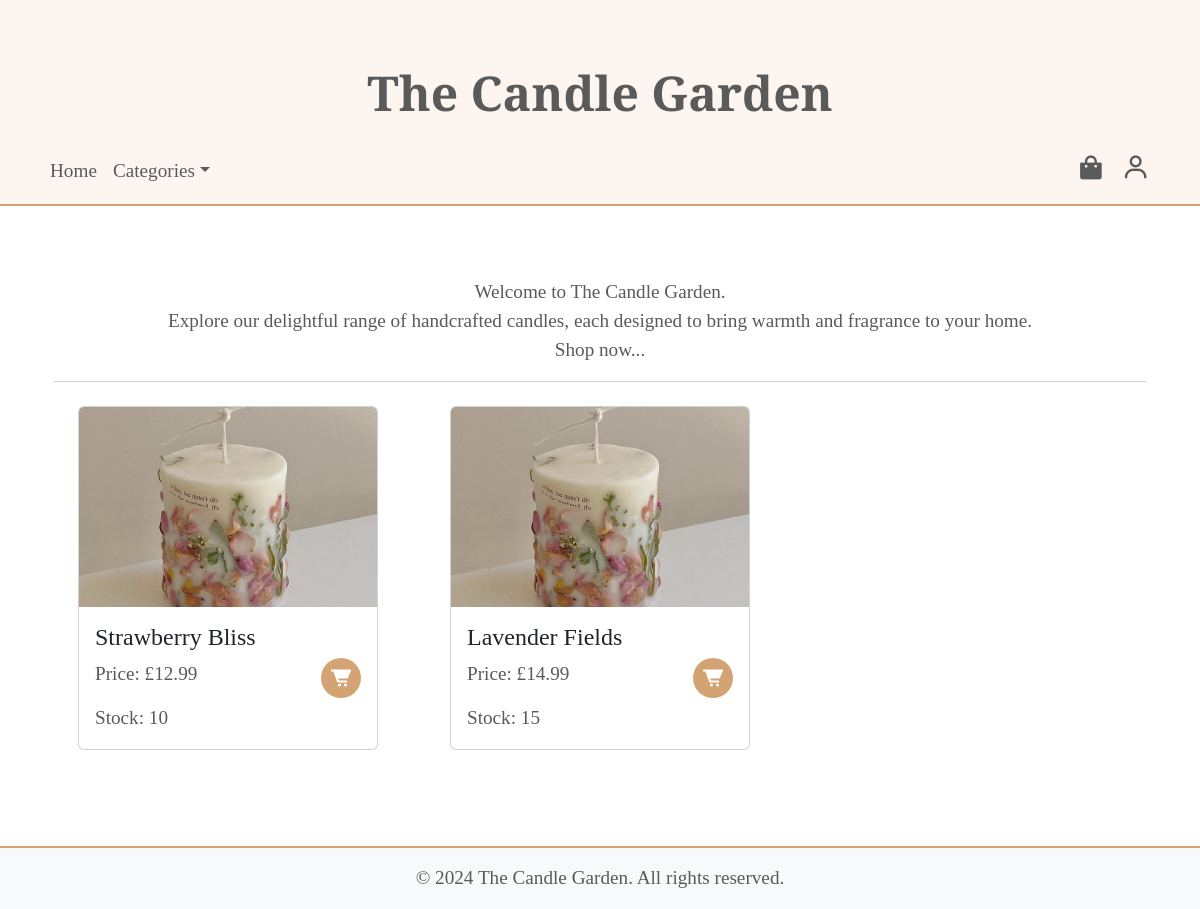
Before: / with the older database file.
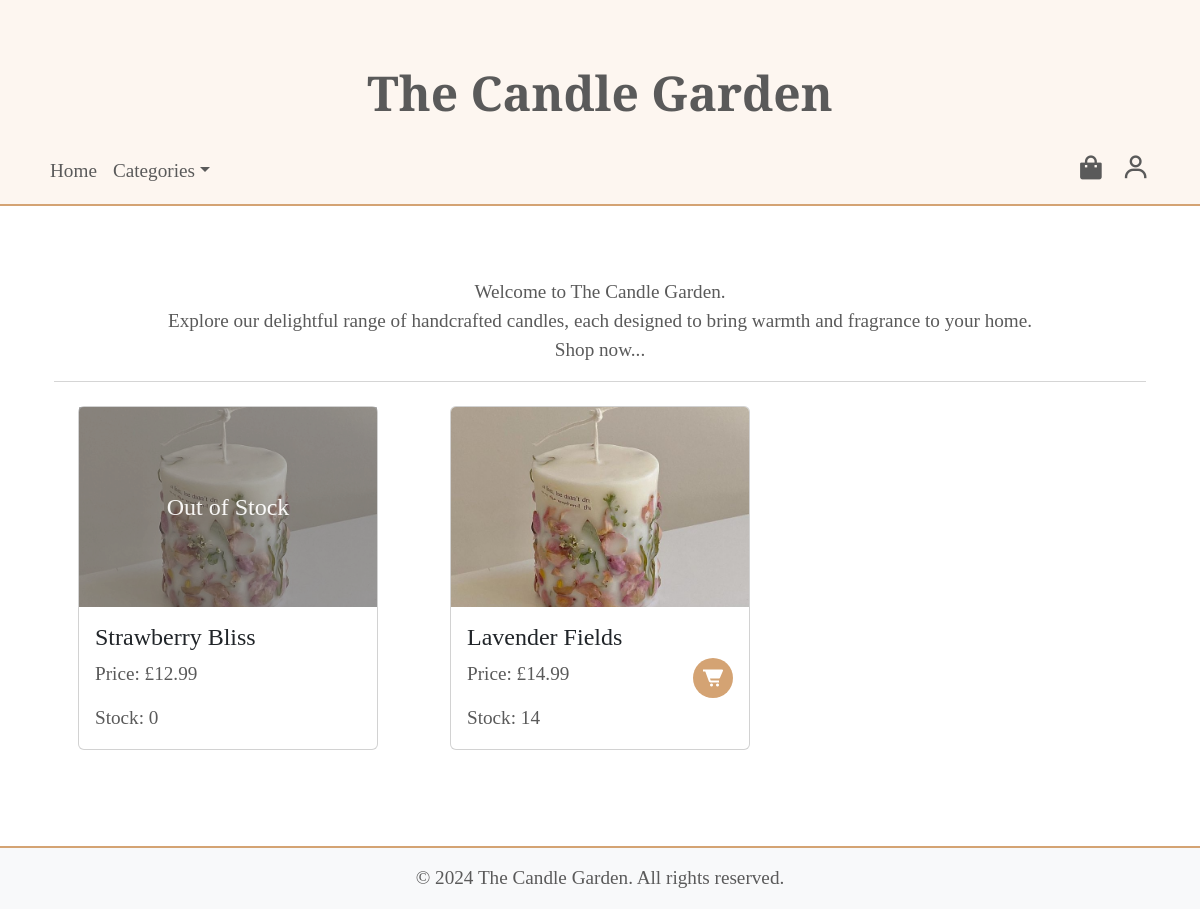
After: the same page with the newer database file.
### app/models.py (models this page shows, shortened)
class Candle(db.Model):
    id = db.Column(db.Integer, primary_key=True)
    name = db.Column(db.String(100), nullable=False, unique=True)
    description = db.Column(db.Text, nullable=True)
    price = db.Column(db.Float, nullable=False)
    stock = db.Column(db.Integer, nullable=False, default=0)
    image_filename = db.Column(db.String(255), nullable=True)
    categories = db.relationship('Category', secondary=candle_category, back_populates='candles')
    baskets = db.relationship('Basket', secondary=basket_candle, back_populates='candles')
    orders = db.relationship('OrderItem', back_populates='candle')

### app/views.py (the view)
@app.route('/')
def home():
    candles = Candle.query.all()
    form = CSRFProtectForm()
    return render_template('home.html', candles=candles, form=form)

### app/views.py (called while the page is built)
@app.context_processor
def inject_categories():
    categories = Category.query.all()
    return dict(categories=categories)

### app/templates/home.html
{% extends "base.html" %}
{% block content %}
<div class="container py-5">
    <div class="text-center mb-4">
        <p>Welcome to The Candle Garden.<br>Explore our delightful range of handcrafted candles, each designed to bring warmth and fragrance to your home.<br>Shop now...</p>
        <hr>
    </div>
    <div class="row">
        {% for candle in candles %}
        <div class="col-md-4 mb-4">
            <div class="card h-100">
                <div class="card-img-container position-relative">
                    <img src="{{ url_for('static', filename='images/' + candle.image_filename) }}"
                         class="card-img-top {% if candle.stock == 0 %}grayed-out{% endif %}"
                         alt="{{ candle.name }}">
                    {% if candle.stock == 0 %}
                    <div class="out-of-stock-overlay">
                        <span>Out of Stock</span>
                    </div>
                    {% endif %}
                </div>
                <div class="card-body d-flex justify-content-between align-items-center">
                    <div>
                        <h5 class="card-title">{{ candle.name }}</h5>
                        <p class="card-text">Price: £{{ "%.2f" | format(candle.price) }}</p>
                        <p class="card-text">Stock: {{ candle.stock }}</p>
                    </div>
                    {% if candle.stock > 0 %}
                    <a href="{{ url_for('product', candle_id=candle.id) }}" class="btn-cart">
                        <i class="bx bxs-cart-alt"></i>
                    </a>
                    {% endif %}
                </div>
            </div>
        </div>
        {% endfor %}
    </div>
</div>
{% endblock %}

### app/templates/base.html (shortened to what this page needs)
<!DOCTYPE html>
<html>
    <head>
        <link rel="stylesheet" href="{{ url_for('static', filename='style.css') }}" type="text/css">
        <link href="https://cdn.jsdelivr.net/npm/bootstrap@5.3.0-alpha3/dist/css/bootstrap.min.css" rel="stylesheet">
        <link href='https://unpkg.com/boxicons@2.1.4/css/boxicons.min.css' rel='stylesheet'>
        <link rel="stylesheet" type="text/css" href="//cdnjs.cloudflare.com/ajax/libs/cookieconsent/3.1.1/cookieconsent.min.css" />
    </head>
    <body  class="{% if request.cookies.get('theme') == 'dark' %}dark-theme{% else %}light-theme{% endif %}">
        <header class="header-with-navbar">
            <div class="text-center py-3">
                <br><br>
                <h1 class="store-logo">The Candle Garden</h1>
            </div>
            <nav class="navbar navbar-expand-lg">
                <div class="container">
                    <div class="collapse navbar-collapse" id="navbarNav">
                        <ul class="navbar-nav">
                            <li class="nav-item">
                                <a class="nav-link" href="/"></i> Home</a>
                            </li>
                            <li class="nav-item dropdown">
                                <a class="nav-link dropdown-toggle" href="#" role="button" data-bs-toggle="dropdown" aria-expanded="false">Categories</a>
                            </li>
                        </ul>
                        <ul class="navbar-nav ms-auto">
                            <li class="nav-item"><a class="nav-link" href="{{ url_for('basket') }}"><i class='bx bxs-shopping-bag' ></i></a></li>
                            <li class="nav-item"><a class="nav-link" href="{{ url_for('account') }}" title="Account"><i class='bx bx-user' ></i></a></li>
                        </ul>
                    </div>
                </div>
            </nav>
        </header>
        <main class="container my-4">
            {% block content %} {% endblock %}
        </main>
        <footer class="bg-light text-center py-3">
            <p class="mb-0">&copy; 2024 The Candle Garden. All rights reserved.</p>
        </footer>
    </body>
</html>

### app/static/style.css (style rules this page uses)
body { margin: 0; font-family: "Cormorant Garamond", serif; background-color: #fff; }
body.light-theme { background-color: #ffffff; color: #000000; }
p, .text-center, form { font-family: "Cormorant Garamond", serif; color: #5a5a5a; }
p { font-weight: 400; font-size: 1.2rem; margin-bottom: 1.5rem; }
.text-center { font-weight: 600; }
h3, h4, h5 { font-family: "Cormorant Garamond", serif; color: #333; }
.header-with-navbar { background-color: #fdf6f0; border-bottom: 2px solid #d4a373; padding-bottom: 0; margin-bottom: 0; }
.store-logo { font-weight: 700; font-size: 3rem; margin: 0; text-align: center; }
.navbar { background-color: #fdf6f0; font-family: "Cormorant Garamond", serif; }
.navbar-nav .nav-link, .dropdown-menu .dropdown-item { font-weight: 500; font-size: 1.2rem; color: #5a5a5a; }
.navbar-nav .nav-item .bx { font-size: 1.8rem; }
footer { background-color: #fdf6f0; border-top: 2px solid #d4a373; text-align: center; padding: 1rem 0; }
footer p { margin: 0; }
.card { font-family: inherit; font-weight: 400; max-width: 300px; margin: auto; }
.card-img-top { height: 200px; object-fit: cover; }
.card-title { font-size: 1.5rem; color: #5a5a5a; }
.card-text { font-size: 1.2rem; color: #5a5a5a; }
.btn-cart { background-color: #d4a373; color: #fff; border: none; border-radius: 50%; width: 40px; height: 40px; display: flex; justify-content: center; align-items: center; font-size: 1.5rem; transition: background-color 0.3s ease; text-decoration: none; }
.grayed-out { filter: grayscale(30%); opacity: 0.8; }
.card-img-container { position: relative; }
.out-of-stock-overlay { position: absolute; top: 0; left: 0; width: 100%; height: 100%; background-color: rgba(0, 0, 0, 0.3); display: flex; justify-content: center; align-items: center; color: white; font-size: 1.5rem; font-family: "Cormorant Garamond", serif; opacity: 0.9; z-index: 1; }
hr { border: 0.5px solid #ddd; }

Changed rows visible on the page:
changed Candle "Strawberry Bliss": stock "10" → "0"; now shows "Out of Stock"
changed Candle "Lavender Fields": stock "15" → "14"
